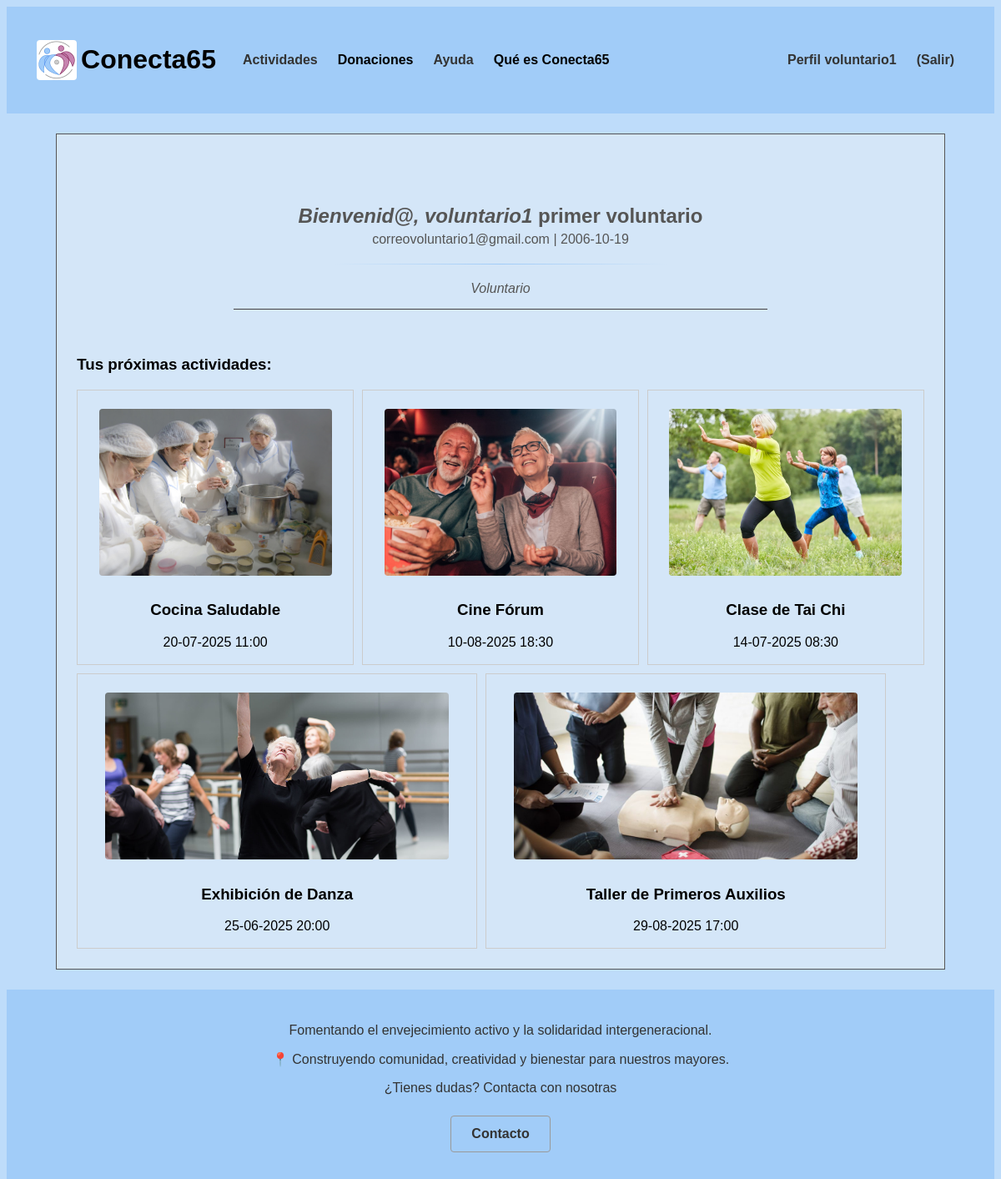
The app's page /p3_g1/perfil.php (signed in) with its own data.
### tables this page shows
CREATE TABLE `actividades` (
  `id` int(10) UNSIGNED NOT NULL,
  `nombre` varchar(35) NOT NULL,
  `localizacion` varchar(70) NOT NULL,
  `fecha_hora` datetime(6) NOT NULL,
  `descripcion` text NOT NULL,
  `aforo` tinyint(3) NOT NULL,
  `dirigida` tinyint(1) NOT NULL,
  `ocupacion` tinyint(3) NOT NULL,
  `foto` varchar(50) NOT NULL,
  `categoria` tinyint(1) NOT NULL
);

### p3_g1/includes/application.php (called while the page is built, shortened)
<?php
class application
{
    private static $instancia;
    public static function getInstance()
    {
        if (!self::$instancia instanceof self) {
            self::$instancia = new static();
        }
        return self::$instancia;
    }
    public function getUserDTO(): ?userDTO
    {
        try {
            $user = unserialize($_SESSION["userDTO"]);
            return ($user instanceof userDTO) ? $user : null;
        } catch (\Exception $e) {
            error_log("Error al deserializar userDTO: " . $e->getMessage());
            unset($_SESSION["userDTO"]);
            return null;
        }
    }
    public function soyVoluntario(): bool
    {
        $user = $this->getUserDTO();
        return $user !== null && $user->tipo() === 2;
    }
    public function soyUsuario(): bool
    {
        $user = $this->getUserDTO();
        return $user !== null && $user->tipo() === 1;
    }
}

### p3_g1/includes/config.php (called while the page is built, shortened)
<?php
spl_autoload_register(function ($class) {
    $prefix = 'includes\\';
    $base_dir = __DIR__ . '/';
    $len = strlen($prefix);
    $relative_class = substr($class, $len);
    $file = $base_dir . str_replace('\\', '/', $relative_class) . '.php';
});
?>

### p3_g1/includes/actividadesusuario/actividadesusuarioAppService.php (called while the page is built, shortened)
<?php
class actividadesusuarioAppService
{
    private static $instance;
    public static function GetSingleton()
    {
        if (!self::$instance instanceof self)
        {
            self::$instance = new self;
        }
        return self::$instance;
    }
}
?>

### p3_g1/includes/usuario/userDTO.php (called while the page is built, shortened)
<?php
class userDTO
{
    private $id;
    private $tipo;
    public function id()
    {
        return $this->id;
    }
    public function tipo()
    {
        return $this->tipo;
    }
}
?>

### p3_g1/includes/actividad/actividadAppService.php (called while the page is built, shortened)
<?php
require_once(__DIR__ . "/../config.php");
class actividadAppService
{
    private static $instance;
    public static function GetSingleton()
    {
        if (!self::$instance instanceof self)
        {
            self::$instance = new self;
        }
        return self::$instance;
    }
    public function getActividadById($id)
    {
        $IActividadDAO = actividadFactory::CreateActividad();
        $actividad = $IActividadDAO->getActividadById($id);
        return $actividad;
    }
}
?>

### p3_g1/includes/actividad/actividadFactory.php (called while the page is built, shortened)
<?php
class actividadFactory
{
    public static function CreateActividad() : IActividad
    {
        $actividadDAO = new actividadDAO();
        return $actividadDAO;
    }
}
?>

### p3_g1/includes/actividad/actividadDAO.php (called while the page is built, shortened)
<?php
class actividadDAO extends baseDAO implements IActividad
{
    public function getActividadById($id)
    {
        try {
            $conn = application::getInstance()->getConexionBd();
            $query = "SELECT id, nombre, localizacion, fecha_hora, descripcion, aforo, dirigida, ocupacion, foto FROM actividades WHERE id = ?";
            $stmt = $conn->prepare($query);
            $stmt->bind_param("i", $id);
            $stmt->execute();
            $stmt->bind_result($id, $nombre, $localizacion, $fecha_hora, $descripcion, $aforo, $dirigida, $ocupacion, $foto);
            if ($stmt->fetch()) {
                return new actividadDTO($id, $nombre, $localizacion, $fecha_hora, $descripcion, $aforo, $dirigida, $ocupacion, $foto);
            }
        } finally {
            if ($stmt) {
                $stmt->close();
            }
        }
        return null;
    }
   }
?>

### p3_g1/includes/actividad/actividadDTO.php (called while the page is built, shortened)
<?php
class actividadDTO
{
    private $id;
    private $nombre;
    private $fecha_hora;
    private $foto;
    public function __construct($id, $nombre, $localizacion, $fecha_hora, $descripcion, $aforo, $dirigida, $ocupacion, $foto)
    {
        $this->id = $id;
        $this->nombre = $nombre;
        $this->fecha_hora = $fecha_hora;
        $this->foto = $foto;
    }
    public function id()
    {
        return $this->id;
    }
    public function nombre()
    {
        return $this->nombre;
    }
    public function fecha_hora()
    {
        return $this->fecha_hora;
    }
    public function foto()
    {
        return $this->foto;
    }
}
?>

### p3_g1/includes/mostrarPerfil/actividadesPerfil.php (the view, shortened to what this page needs)
<?php
class actividadesPerfil
{
    private $actividades;
    public function __construct()
    {
        $this->actividades = $this->obtenerActividades();
    }
    private function obtenerActividades(){
        $user = application::getInstance()->getUserDTO();
        $actividadesUsuarioService = actividadesusuarioAppService::GetSingleton();
        $actividadesUsuario = $actividadesUsuarioService->getActividadesUsuario($user->id());
        return $actividadesUsuario;
    }
    public function generarListadoPerfil()
    {
        echo '<link rel="stylesheet" type="text/css" href="CSS/tablaActividades.css">';
        $html = '<div class="tabla-actividades">';
        $actividadAppService = actividadAppService::GetSingleton();
        $app = application::getInstance();
        foreach ($this->actividades as $actividad) {
            $actividad = $actividadAppService->getActividadById($actividad);
            $html .= '<div class="actividad-item">';
            $html .= '<div class="actividad">';
            if ($app->soyUsuario()) {
                $html .= '<a href="vistaReservaActividad.php?id=' . $actividad->id() . '" class="imagen-enlace">
                <img src="' . $actividad->foto() . '" alt="' . $actividad->nombre() . '" width="350"></a>';
            } else if ($app->soyVoluntario()) {
                $html .= '<a href="vistaDirigirActividad.php?id=' . $actividad->id() . '" class="imagen-enlace">
                <img src="' . $actividad->foto() . '" alt="' . $actividad->nombre() . '" width="350"></a>';
            }
            $html .= '<h3>' . $actividad->nombre() . '</h3>';
            $fechaHora = new \DateTime($actividad->fecha_hora());
            $html .= '<p>' . $fechaHora->format('d-m-Y H:i') . '</p>';
            $html .= '</div>';
            $html .= '</div>';
        }
        $html .= '</div>';
        return $html;
    }
}

### p3_g1/CSS/tablaActividades.css (style rules this page uses)
.tabla-actividades { width: 100%; display: flex; flex-wrap: wrap; gap: 10px; justify-content: flex-start; }
.actividad-item { border: 1px solid #ccc; padding: 10px; text-align: center; box-sizing: border-box; flex: 1 1 20rem; min-width: 20rem; max-width: 30rem; }
.tabla-actividades p:last-of-type { margin-bottom: 7px; }
.actividad img { width: 90%; height: 200px; object-fit: cover; object-position: center; }

### p3_g1/CSS/estiloMovil.css (style rules this page uses)
.actividad { flex-direction: column; padding: 15px; gap: 15px; }

### p3_g1/CSS/estilo.css (style rules this page uses)
html { height: 100%; width: 100%; margin: 0; padding: 0; font-family: 'Trebuchet MS', 'Lucida Sans Unicode', 'Lucida Grande', 'Lucida Sans', Arial, sans-serif; }
body { display: flex; flex-direction: column; background-color: #bedcfa; overflow-x: hidden; }
img { margin: 0.75rem; border-radius: 0.25rem; max-width: 100%; height: auto; }
.imagen-enlace img { transition: filter 0.3s ease; }

### records on screen
actividades: foto (picture), nombre "Cocina Saludable", fecha_hora "20-07-2025 11:00"
actividades: foto (picture), nombre "Cine Fórum", fecha_hora "10-08-2025 18:30"
actividades: foto (picture), nombre "Clase de Tai Chi", fecha_hora "14-07-2025 08:30"
actividades: foto (picture), nombre "Exhibición de Danza", fecha_hora "25-06-2025 20:00"
actividades: foto (picture), nombre "Taller de Primeros Auxilios", fecha_hora "29-08-2025 17:00"

### other values on screen
$user->nombre() "voluntario1"
$user->apellidos() "primer voluntario"
$user->correo() "correovoluntario1@gmail.com"
$user->fecha_nacimiento() "2006-10-19"
